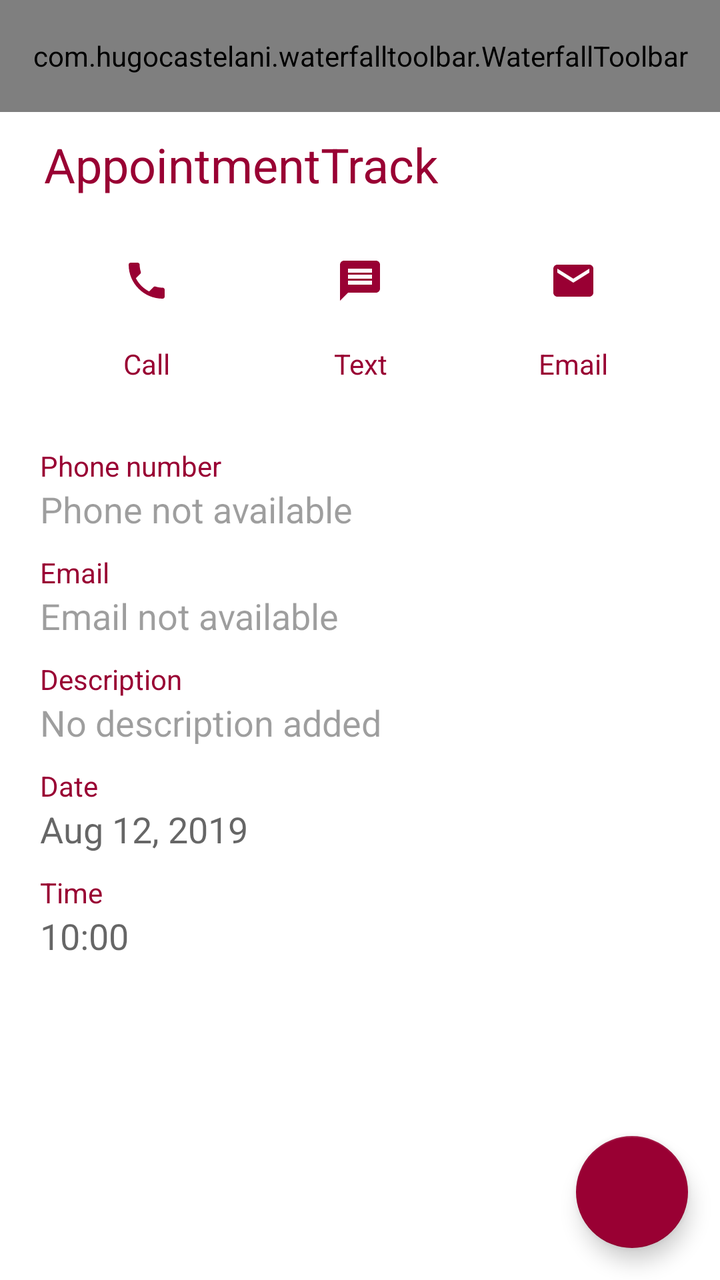
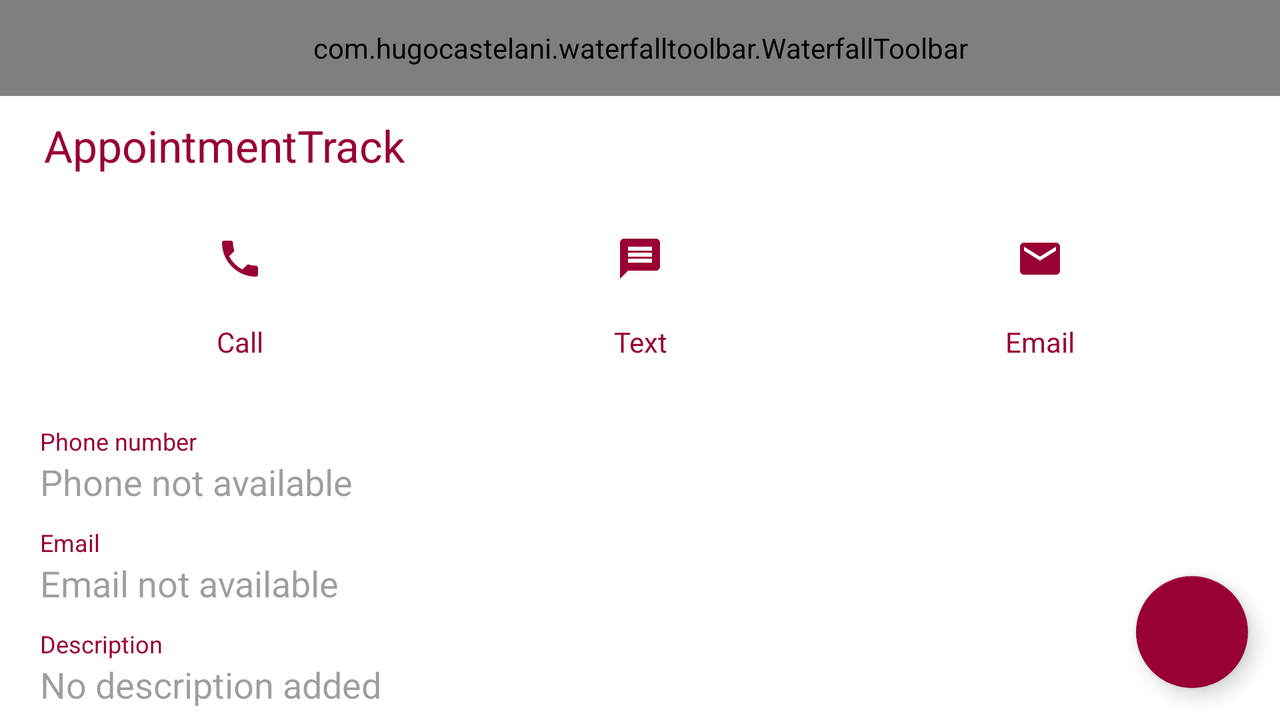

Compare how this app lays out the same screen by default and in its alternative resource folder. The renders come first, then the two layout files and the values they reference.
<!-- AndroidManifest.xml: application theme AppTheme.NoActionBar -->
<!-- res/layout/activity_appointment_details.xml -->
<?xml version="1.0" encoding="utf-8"?>
<androidx.coordinatorlayout.widget.CoordinatorLayout xmlns:android="http://schemas.android.com/apk/res/android"
    xmlns:app="http://schemas.android.com/apk/res-auto"
    xmlns:tools="http://schemas.android.com/tools"
    android:id="@+id/layoutAppointmentDetails"
    android:layout_width="match_parent"
    android:layout_height="match_parent"
    android:background="@color/colorPrimary">

    <androidx.constraintlayout.widget.ConstraintLayout
        android:layout_width="match_parent"
        android:layout_height="match_parent">

        <androidx.coordinatorlayout.widget.CoordinatorLayout
            android:id="@+id/coordinatorLayout2"
            android:layout_width="0dp"
            android:layout_height="wrap_content"
            app:layout_constraintEnd_toEndOf="parent"
            app:layout_constraintStart_toStartOf="parent"
            app:layout_constraintTop_toTopOf="parent">

            <com.hugocastelani.waterfalltoolbar.WaterfallToolbar
                android:layout_width="match_parent"
                android:layout_height="?attr/actionBarSize">

                <androidx.appcompat.widget.Toolbar
                    android:id="@+id/appointment_details_toolbar"
                    android:layout_width="match_parent"
                    android:layout_height="match_parent">

                </androidx.appcompat.widget.Toolbar>

            </com.hugocastelani.waterfalltoolbar.WaterfallToolbar>

        </androidx.coordinatorlayout.widget.CoordinatorLayout>

        <androidx.core.widget.NestedScrollView
            android:id="@+id/nestedScrollView"
            android:layout_width="0dp"
            android:layout_height="0dp"
            app:layout_constraintBottom_toBottomOf="parent"
            app:layout_constraintEnd_toEndOf="parent"
            app:layout_constraintStart_toStartOf="parent"
            app:layout_constraintTop_toBottomOf="@+id/coordinatorLayout2">

            <androidx.constraintlayout.widget.ConstraintLayout
                android:layout_width="match_parent"
                android:layout_height="match_parent"
                android:layout_marginStart="12dp"
                android:layout_marginEnd="12dp">

                <TextView
                    android:id="@+id/clientNameDetails"
                    android:layout_width="match_parent"
                    android:layout_height="wrap_content"
                    android:gravity="start"
                    android:padding="10dp"
                    android:text="@string/app_name"
                    android:textAppearance="@style/TextAppearance.AppCompat.Headline"
                    android:textColor="@color/colorPrimaryDark"
                    app:layout_constraintEnd_toEndOf="parent"
                    app:layout_constraintStart_toStartOf="parent"
                    app:layout_constraintTop_toTopOf="parent" />

                <LinearLayout
                    android:id="@+id/contactLinearLayout"
                    android:layout_width="0dp"
                    android:layout_height="wrap_content"
                    android:layout_below="@id/clientNameDetails"
                    android:layout_marginStart="8dp"
                    android:layout_marginEnd="8dp"
                    android:background="@color/colorPrimary"
                    android:baselineAligned="false"
                    android:orientation="horizontal"
                    app:layout_constraintEnd_toEndOf="parent"
                    app:layout_constraintStart_toStartOf="parent"
                    app:layout_constraintTop_toBottomOf="@+id/clientNameDetails">

                    <LinearLayout
                        android:layout_width="wrap_content"
                        android:layout_height="wrap_content"
                        android:layout_weight="1"
                        android:background="@color/colorPrimary"
                        android:orientation="vertical">

                        <ImageButton
                            android:id="@+id/phone_call_image_button"
                            android:layout_width="match_parent"
                            android:layout_height="wrap_content"
                            android:background="?attr/selectableItemBackgroundBorderless"
                            android:clickable="true"
                            android:contentDescription="@string/call"
                            android:focusable="true"
                            android:padding="20dp"
                            android:src="@drawable/ic_local_phone_black_24dp" />

                        <TextView
                            android:layout_width="match_parent"
                            android:layout_height="wrap_content"
                            android:gravity="center"
                            android:text="@string/call"
                            android:textAppearance="@style/TextAppearance.AppCompat.Small"
                            android:textColor="@color/colorPrimaryDark" />

                    </LinearLayout>

                    <LinearLayout
                        android:layout_width="wrap_content"
                        android:layout_height="wrap_content"
                        android:layout_weight="1"
                        android:background="@color/colorPrimary"
                        android:orientation="vertical">

                        <ImageButton
                            android:id="@+id/txt_msg_image_button"
                            android:layout_width="match_parent"
                            android:layout_height="wrap_content"
                            android:background="?attr/selectableItemBackgroundBorderless"
                            android:clickable="true"
                            android:focusable="true"
                            android:padding="20dp"
                            android:src="@drawable/ic_message_black_24dp"
                            android:contentDescription="@string/text_message" />

                        <TextView
                            android:layout_width="match_parent"
                            android:layout_height="wrap_content"
                            android:gravity="center"
                            android:text="@string/text"
                            android:textAppearance="@style/TextAppearance.AppCompat.Small"
                            android:textColor="@color/colorPrimaryDark" />

                    </LinearLayout>

                    <LinearLayout
                        android:layout_width="wrap_content"
                        android:layout_height="wrap_content"
                        android:layout_weight="1"
                        android:background="@color/colorPrimary"
                        android:orientation="vertical">

                        <ImageButton
                            android:id="@+id/mail_image_button"
                            android:layout_width="match_parent"
                            android:layout_height="wrap_content"
                            android:background="?attr/selectableItemBackgroundBorderless"
                            android:clickable="true"
                            android:focusable="true"
                            android:padding="20dp"
                            android:src="@drawable/ic_email_black_24dp"
                            android:contentDescription="@string/email"/>

                        <TextView
                            android:layout_width="match_parent"
                            android:layout_height="wrap_content"
                            android:gravity="center"
                            android:text="@string/email"
                            android:textAppearance="@style/TextAppearance.AppCompat.Small"
                            android:textColor="@color/colorPrimaryDark" />

                    </LinearLayout>

                </LinearLayout>

                <LinearLayout
                    android:layout_width="match_parent"
                    android:layout_height="wrap_content"
                    android:layout_below="@id/contactLinearLayout"
                    android:layout_marginStart="8dp"
                    android:layout_marginTop="32dp"
                    android:layout_marginEnd="8dp"
                    android:background="@color/colorPrimary"
                    android:orientation="vertical"
                    app:layout_constraintEnd_toEndOf="parent"
                    app:layout_constraintStart_toStartOf="parent"
                    app:layout_constraintTop_toBottomOf="@+id/contactLinearLayout">

                    <TextView
                        android:layout_width="wrap_content"
                        android:layout_height="wrap_content"
                        android:text="@string/phone_number"
                        android:textAppearance="@style/TextAppearance.AppCompat.Small"
                        android:textColor="@color/colorPrimaryDark" />

                    <TextView
                        android:id="@+id/appointment_details_phone"
                        android:layout_width="wrap_content"
                        android:layout_height="wrap_content"
                        android:layout_marginBottom="10dp"
                        android:text="@string/dummyPhone"
                        android:textAppearance="@style/TextAppearance.AppCompat.Medium"
                        android:textColor="@color/md_light_disabled" />

                    <TextView
                        android:layout_width="wrap_content"
                        android:layout_height="wrap_content"
                        android:text="@string/email"
                        android:textAppearance="@style/TextAppearance.AppCompat.Small"
                        android:textColor="@color/colorPrimaryDark" />

                    <TextView
                        android:id="@+id/appointment_details_email"
                        android:layout_width="wrap_content"
                        android:layout_height="wrap_content"
                        android:layout_marginBottom="10dp"
                        android:text="@string/dummyEmail"
                        android:textAppearance="@style/TextAppearance.AppCompat.Medium"
                        android:textColor="@color/md_light_disabled" />

                    <TextView
                        android:layout_width="wrap_content"
                        android:layout_height="wrap_content"
                        android:text="@string/description"
                        android:textAppearance="@style/TextAppearance.AppCompat.Small"
                        android:textColor="@color/colorPrimaryDark" />

                    <TextView
                        android:id="@+id/appointment_details_desc"
                        android:layout_width="wrap_content"
                        android:layout_height="wrap_content"
                        android:layout_marginBottom="10dp"
                        android:ellipsize="end"
                        android:maxLines="2"
                        android:text="@string/dummyDesc"
                        android:textAppearance="@style/TextAppearance.AppCompat.Medium"
                        android:textColor="@color/md_light_disabled" />

                    <TextView
                        android:layout_width="wrap_content"
                        android:layout_height="wrap_content"
                        android:text="@string/date"
                        android:textAppearance="@style/TextAppearance.AppCompat.Small"
                        android:textColor="@color/colorPrimaryDark" />

                    <TextView
                        android:id="@+id/appointment_details_date"
                        android:layout_width="wrap_content"
                        android:layout_height="wrap_content"
                        android:layout_marginBottom="10dp"
                        android:text="@string/dummyDate"
                        android:textAppearance="@style/TextAppearance.AppCompat.Medium" />

                    <TextView
                        android:layout_width="wrap_content"
                        android:layout_height="wrap_content"
                        android:text="@string/time"
                        android:textAppearance="@style/TextAppearance.AppCompat.Small"
                        android:textColor="@color/colorPrimaryDark" />

                    <TextView
                        android:id="@+id/appointment_details_time"
                        android:layout_width="wrap_content"
                        android:layout_height="wrap_content"
                        android:text="@string/dummyTime"
                        android:textAppearance="@style/TextAppearance.AppCompat.Medium" />

                </LinearLayout>

            </androidx.constraintlayout.widget.ConstraintLayout>

        </androidx.core.widget.NestedScrollView>

    </androidx.constraintlayout.widget.ConstraintLayout>

    <com.google.android.material.floatingactionbutton.FloatingActionButton
        android:id="@+id/fabDetailsMain"
        android:layout_width="wrap_content"
        android:layout_height="wrap_content"
        android:layout_gravity="bottom|end"
        android:layout_margin="@dimen/fab_margin"
        android:layout_marginEnd="16dp"
        android:layout_marginBottom="16dp"
        android:src="@drawable/ic_edit_black_24dp"
        app:backgroundTint="@color/colorPrimaryDark" />

</androidx.coordinatorlayout.widget.CoordinatorLayout>
<!-- resources referenced by this layout -->
<resources>
  <color name="colorPrimary">#FFFFFF</color>
  <color name="colorPrimaryDark">#990033</color>
  <color name="md_light_disabled">#61000000</color>
  <!-- drawable ic_email_black_24dp (drawable) -->
  <vector android:height="24dp" android:tint="#990033"
      android:viewportHeight="24.0" android:viewportWidth="24.0"
      android:width="24dp" xmlns:android="http://schemas.android.com/apk/res/android">
      <path android:fillColor="#FF000000" android:pathData="M20,4L4,4c-1.1,0 -1.99,0.9 -1.99,2L2,18c0,1.1 0.9,2 2,2h16c1.1,0 2,-0.9 2,-2L22,6c0,-1.1 -0.9,-2 -2,-2zM20,8l-8,5 -8,-5L4,6l8,5 8,-5v2z"/>
  </vector>
  <!-- drawable ic_local_phone_black_24dp (drawable-v24) -->
  <vector android:height="24dp" android:tint="#990033"
      android:viewportHeight="24.0" android:viewportWidth="24.0"
      android:width="24dp" xmlns:android="http://schemas.android.com/apk/res/android">
      <path android:fillColor="#FF000000" android:pathData="M6.62,10.79c1.44,2.83 3.76,5.14 6.59,6.59l2.2,-2.2c0.27,-0.27 0.67,-0.36 1.02,-0.24 1.12,0.37 2.33,0.57 3.57,0.57 0.55,0 1,0.45 1,1V20c0,0.55 -0.45,1 -1,1 -9.39,0 -17,-7.61 -17,-17 0,-0.55 0.45,-1 1,-1h3.5c0.55,0 1,0.45 1,1 0,1.25 0.2,2.45 0.57,3.57 0.11,0.35 0.03,0.74 -0.25,1.02l-2.2,2.2z"/>
  </vector>
  <!-- drawable ic_message_black_24dp (drawable-v24) -->
  <vector android:height="24dp" android:tint="#990033"
      android:viewportHeight="24.0" android:viewportWidth="24.0"
      android:width="24dp" xmlns:android="http://schemas.android.com/apk/res/android">
      <path android:fillColor="#FF000000" android:pathData="M20,2L4,2c-1.1,0 -1.99,0.9 -1.99,2L2,22l4,-4h14c1.1,0 2,-0.9 2,-2L22,4c0,-1.1 -0.9,-2 -2,-2zM18,14L6,14v-2h12v2zM18,11L6,11L6,9h12v2zM18,8L6,8L6,6h12v2z"/>
  </vector>
  <string name="app_name">AppointmentTrack</string>
  <string name="call">Call</string>
  <string name="date">Date</string>
  <string name="description">Description</string>
  <string name="dummyDate">Aug 12, 2019</string>
  <string name="dummyDesc">No description added</string>
  <string name="dummyEmail">Email not available</string>
  <string name="dummyPhone">Phone not available</string>
  <string name="dummyTime">10:00</string>
  <string name="email">Email</string>
  <string name="phone_number">Phone number</string>
  <string name="text">Text</string>
  <string name="text_message">Text Message</string>
  <string name="time">Time</string>
  <style name="AppTheme.NoActionBar">
          <item name="windowActionBar">false</item>
          <item name="windowNoTitle">true</item>
          <item name="android:statusBarColor">@android:color/transparent</item>
          <item name="android:homeAsUpIndicator">@drawable/ic_arrow_back_black_24dp</item>
      </style>
  <!-- drawable ic_arrow_back_black_24dp (drawable-v24) -->
  <vector android:height="24dp" android:tint="#990033"
      android:viewportHeight="24.0" android:viewportWidth="24.0"
      android:width="24dp" xmlns:android="http://schemas.android.com/apk/res/android">
      <path android:fillColor="#FF000000" android:pathData="M20,11H7.83l5.59,-5.59L12,4l-8,8 8,8 1.41,-1.41L7.83,13H20v-2z"/>
  </vector>
</resources>
<!-- res/layout-land/activity_appointment_details.xml (the repository's variant of the layout above) -->
<!-- drawn on the phone turned sideways -->
<?xml version="1.0" encoding="utf-8"?>
<androidx.coordinatorlayout.widget.CoordinatorLayout xmlns:android="http://schemas.android.com/apk/res/android"
    xmlns:app="http://schemas.android.com/apk/res-auto"
    android:id="@+id/layoutAppointmentDetails"
    android:layout_width="match_parent"
    android:layout_height="match_parent"
    android:background="@color/colorPrimary">

    <androidx.constraintlayout.widget.ConstraintLayout
        android:layout_width="match_parent"
        android:layout_height="match_parent">

        <androidx.coordinatorlayout.widget.CoordinatorLayout
            android:id="@+id/coordinatorLayout2"
            android:layout_width="0dp"
            android:layout_height="wrap_content"
            app:layout_constraintEnd_toEndOf="parent"
            app:layout_constraintStart_toStartOf="parent"
            app:layout_constraintTop_toTopOf="parent">

            <com.hugocastelani.waterfalltoolbar.WaterfallToolbar
                android:layout_width="match_parent"
                android:layout_height="?attr/actionBarSize">

                <androidx.appcompat.widget.Toolbar
                    android:id="@+id/appointment_details_toolbar"
                    android:layout_width="match_parent"
                    android:layout_height="match_parent">

                </androidx.appcompat.widget.Toolbar>

            </com.hugocastelani.waterfalltoolbar.WaterfallToolbar>

        </androidx.coordinatorlayout.widget.CoordinatorLayout>

        <androidx.core.widget.NestedScrollView
            android:id="@+id/nestedScrollView"
            android:layout_width="0dp"
            android:layout_height="0dp"
            app:layout_constraintBottom_toBottomOf="parent"
            app:layout_constraintEnd_toEndOf="parent"
            app:layout_constraintStart_toStartOf="parent"
            app:layout_constraintTop_toBottomOf="@+id/coordinatorLayout2">

            <androidx.constraintlayout.widget.ConstraintLayout
                android:layout_width="match_parent"
                android:layout_height="match_parent"
                android:layout_marginStart="12dp"
                android:layout_marginEnd="12dp">

                <TextView
                    android:id="@+id/clientNameDetails"
                    android:layout_width="match_parent"
                    android:layout_height="wrap_content"
                    android:gravity="start"
                    android:padding="10dp"
                    android:text="@string/app_name"
                    android:textAppearance="@style/TextAppearance.AppCompat.Large"
                    android:textColor="@color/colorPrimaryDark"
                    app:layout_constraintEnd_toEndOf="parent"
                    app:layout_constraintStart_toStartOf="parent"
                    app:layout_constraintTop_toTopOf="parent" />

                <LinearLayout
                    android:id="@+id/contactLinearLayout"
                    android:layout_width="0dp"
                    android:layout_height="wrap_content"
                    android:layout_below="@id/clientNameDetails"
                    android:layout_marginStart="8dp"
                    android:layout_marginEnd="8dp"
                    android:background="@color/colorPrimary"
                    android:orientation="horizontal"
                    app:layout_constraintEnd_toEndOf="parent"
                    app:layout_constraintStart_toStartOf="parent"
                    app:layout_constraintTop_toBottomOf="@+id/clientNameDetails"
                    android:baselineAligned="false">

                    <LinearLayout
                        android:layout_width="wrap_content"
                        android:layout_height="wrap_content"
                        android:layout_weight="1"
                        android:background="@color/colorPrimary"
                        android:orientation="vertical">

                        <ImageButton
                            android:id="@+id/phone_call_image_button"
                            android:layout_width="match_parent"
                            android:layout_height="wrap_content"
                            android:background="?attr/selectableItemBackgroundBorderless"
                            android:clickable="true"
                            android:focusable="true"
                            android:padding="20dp"
                            android:src="@drawable/ic_local_phone_black_24dp"
                            android:contentDescription="@string/call" />

                        <TextView
                            android:layout_width="match_parent"
                            android:layout_height="wrap_content"
                            android:gravity="center"
                            android:text="@string/call"
                            android:textAppearance="@style/TextAppearance.AppCompat.Small"
                            android:textColor="@color/colorPrimaryDark" />

                    </LinearLayout>

                    <LinearLayout
                        android:layout_width="wrap_content"
                        android:layout_height="wrap_content"
                        android:layout_weight="1"
                        android:background="@color/colorPrimary"
                        android:orientation="vertical">

                        <ImageButton
                            android:id="@+id/txt_msg_image_button"
                            android:layout_width="match_parent"
                            android:layout_height="wrap_content"
                            android:background="?attr/selectableItemBackgroundBorderless"
                            android:clickable="true"
                            android:focusable="true"
                            android:padding="20dp"
                            android:src="@drawable/ic_message_black_24dp"
                            android:contentDescription="@string/text_message" />

                        <TextView
                            android:layout_width="match_parent"
                            android:layout_height="wrap_content"
                            android:gravity="center"
                            android:text="@string/text"
                            android:textAppearance="@style/TextAppearance.AppCompat.Small"
                            android:textColor="@color/colorPrimaryDark" />

                    </LinearLayout>

                    <LinearLayout
                        android:layout_width="wrap_content"
                        android:layout_height="wrap_content"
                        android:layout_weight="1"
                        android:background="@color/colorPrimary"
                        android:orientation="vertical">

                        <ImageButton
                            android:id="@+id/mail_image_button"
                            android:layout_width="match_parent"
                            android:layout_height="wrap_content"
                            android:background="?attr/selectableItemBackgroundBorderless"
                            android:clickable="true"
                            android:focusable="true"
                            android:padding="20dp"
                            android:src="@drawable/ic_email_black_24dp"
                            android:contentDescription="@string/email" />

                        <TextView
                            android:layout_width="match_parent"
                            android:layout_height="wrap_content"
                            android:gravity="center"
                            android:text="@string/email"
                            android:textAppearance="@style/TextAppearance.AppCompat.Small"
                            android:textColor="@color/colorPrimaryDark" />

                    </LinearLayout>

                </LinearLayout>

                <LinearLayout
                    android:layout_width="match_parent"
                    android:layout_height="wrap_content"
                    android:layout_below="@id/contactLinearLayout"
                    android:layout_marginStart="8dp"
                    android:layout_marginTop="32dp"
                    android:layout_marginEnd="8dp"
                    android:layout_marginBottom="24dp"
                    android:background="@color/colorPrimary"
                    android:orientation="vertical"
                    app:layout_constraintBottom_toBottomOf="parent"
                    app:layout_constraintEnd_toEndOf="parent"
                    app:layout_constraintStart_toStartOf="parent"
                    app:layout_constraintTop_toBottomOf="@+id/contactLinearLayout">

                    <TextView
                        android:layout_width="wrap_content"
                        android:layout_height="wrap_content"
                        android:text="@string/phone_number"
                        android:textSize="12sp"
                        android:textColor="@color/colorPrimaryDark" />

                    <TextView
                        android:id="@+id/appointment_details_phone"
                        android:layout_width="wrap_content"
                        android:layout_height="wrap_content"
                        android:layout_marginBottom="10dp"
                        android:text="@string/dummyPhone"
                        android:textAppearance="@style/TextAppearance.AppCompat.Medium"
                        android:textColor="@color/md_light_disabled" />

                    <TextView
                        android:layout_width="wrap_content"
                        android:layout_height="wrap_content"
                        android:text="@string/email"
                        android:textSize="12sp"
                        android:textColor="@color/colorPrimaryDark" />

                    <TextView
                        android:id="@+id/appointment_details_email"
                        android:layout_width="wrap_content"
                        android:layout_height="wrap_content"
                        android:layout_marginBottom="10dp"
                        android:text="@string/dummyEmail"
                        android:textAppearance="@style/TextAppearance.AppCompat.Medium"
                        android:textColor="@color/md_light_disabled" />

                    <TextView
                        android:layout_width="wrap_content"
                        android:layout_height="wrap_content"
                        android:text="@string/description"
                        android:textSize="12sp"
                        android:textColor="@color/colorPrimaryDark" />

                    <TextView
                        android:id="@+id/appointment_details_desc"
                        android:layout_width="wrap_content"
                        android:layout_height="wrap_content"
                        android:layout_marginBottom="10dp"
                        android:ellipsize="end"
                        android:maxLines="2"
                        android:text="@string/dummyDesc"
                        android:textAppearance="@style/TextAppearance.AppCompat.Medium"
                        android:textColor="@color/md_light_disabled" />

                    <TextView
                        android:layout_width="wrap_content"
                        android:layout_height="wrap_content"
                        android:text="@string/date"
                        android:textSize="12sp"
                        android:textColor="@color/colorPrimaryDark" />

                    <TextView
                        android:id="@+id/appointment_details_date"
                        android:layout_width="wrap_content"
                        android:layout_height="wrap_content"
                        android:layout_marginBottom="10dp"
                        android:text="@string/dummyDate"
                        android:textAppearance="@style/TextAppearance.AppCompat.Medium" />

                    <TextView
                        android:layout_width="wrap_content"
                        android:layout_height="wrap_content"
                        android:text="@string/time"
                        android:textSize="12sp"
                        android:textColor="@color/colorPrimaryDark" />

                    <TextView
                        android:id="@+id/appointment_details_time"
                        android:layout_width="wrap_content"
                        android:layout_height="wrap_content"
                        android:text="@string/dummyTime"
                        android:textAppearance="@style/TextAppearance.AppCompat.Medium" />

                </LinearLayout>

            </androidx.constraintlayout.widget.ConstraintLayout>

        </androidx.core.widget.NestedScrollView>

    </androidx.constraintlayout.widget.ConstraintLayout>

    <com.google.android.material.floatingactionbutton.FloatingActionButton
        android:id="@+id/fabDetailsMain"
        android:layout_width="wrap_content"
        android:layout_height="wrap_content"
        android:layout_margin="@dimen/fab_margin"
        android:layout_marginEnd="16dp"
        android:layout_gravity="bottom|end"
        android:layout_marginBottom="16dp"
        android:src="@drawable/ic_edit_black_24dp"
        app:backgroundTint="@color/colorPrimaryDark" />

</androidx.coordinatorlayout.widget.CoordinatorLayout>
